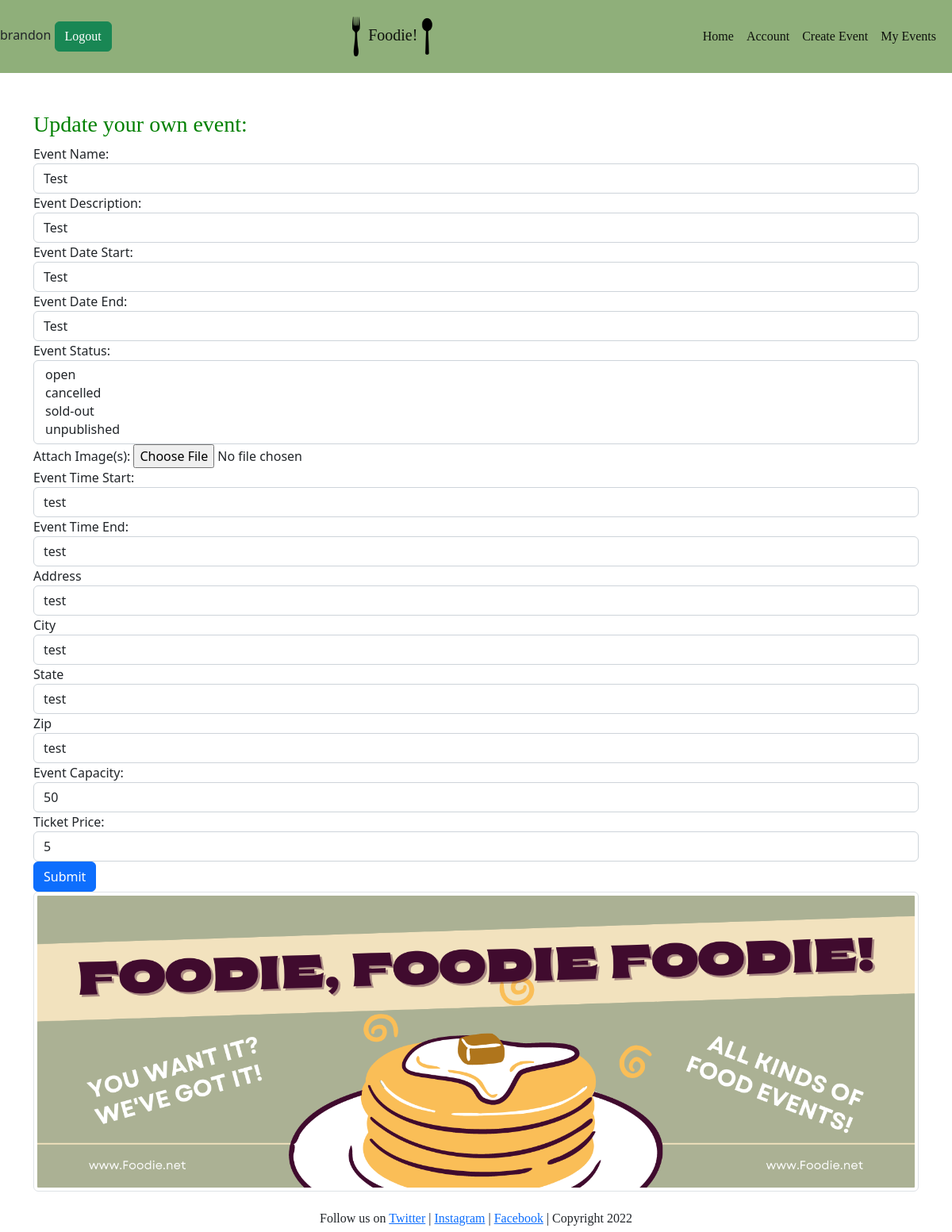
Page /events/update/1/ (signed in) on the committed database.
### models.py (models this page shows, shortened)
class User(db.Model, UserMixin):
    __tablename__ = 'users'
    id = db.Column(db.Integer, primary_key=True)
    name = db.Column(db.String(100), index=True, unique=True, nullable=False)
    emailid = db.Column(db.String(100), index=True, nullable=False)
    ph_number = db.Column(db.Integer, nullable=False)
    password_hash = db.Column(db.String(255), nullable=False)

class Event(db.Model):
    __tablename__ = 'events'
    id = db.Column(db.Integer, primary_key=True)
    owner_id = db.Column(db.Integer, db.ForeignKey('users.id'))
    name = db.Column(db.String(100))
    status = db.Column(db.Integer)
    description = db.Column(db.String(1000))
    date_start = db.Column(db.String(20))
    date_end = db.Column(db.String(20))
    image = db.Column(db.String(400))
    time_start = db.Column(db.String(10))
    time_end = db.Column(db.String(10))
    address = db.Column(db.String(100))
    city = db.Column(db.String(50))
    state = db.Column(db.String(50))
    zip = db.Column(db.String(6))
    capacity = db.Column(db.Integer)
    ticket_price = db.Column(db.Integer)
    reviews = db.relationship('Review', backref='event')
    def getStatus(self):
        if(self.status == 1):
            return "open"
        elif(self.status == 2):
            return "unpublished"
        elif(self.status == 3):
            return "sold-out"
        elif(self.status == 4):
            return "cancelled"

### events.py (the view, shortened to what this page needs)
@bp.route("/update/<id>/", methods=['GET', 'POST'])
@login_required
def update_event(id):
    event_to_update = Event.query.get_or_404(id)
    update_form = CreateEventForm()
    event_form = CreateEventForm()
    update_form.name.data = event_to_update.name
    update_form.description.data = event_to_update.description
    update_form.date_start.data = event_to_update.date_start
    update_form.date_end.data = event_to_update.date_end
    update_form.image = getImageData(event_to_update.image)
    update_form.status = [Event.getStatus(event_to_update)]
    update_form.time_start.data = event_to_update.time_start
    update_form.time_end.data = event_to_update.time_end
    update_form.address.data = event_to_update.address
    update_form.city.data = event_to_update.city
    update_form.state.data = event_to_update.state
    update_form.zip.data = event_to_update.zip
    update_form.capacity.data = event_to_update.capacity
    update_form.ticket_price.data = event_to_update.ticket_price
    return render_template('update.html', form=update_form)

### __init__.py (called while the page is built)
def create_app():
    app=Flask(__name__)
    app.debug=True
    app.secret_key='thisisasecretkey122'
    app.config['SQLALCHEMY_DATABASE_URI']='sqlite:///storage.db'
    db.init_app(app)
    bootstrap = Bootstrap4(app)
    login_manager = LoginManager()
    login_manager.login_view='auth.login'
    login_manager.init_app(app)
    from .models import User
    @login_manager.user_loader
    def load_user(user_id):
        return User.query.get(int(user_id))
    from .views import mainbp
    app.register_blueprint(mainbp)
    from .auth import bp
    app.register_blueprint(bp)
    from . import events
    app.register_blueprint(events.bp)
    @app.errorhandler(404)
    def not_found(e):
        return render_template('error.html'),404
    @app.errorhandler(500)
    def internal_error(e):
        return render_template('error.html'),500
    return app

### events.py (called while the page is built)
def getImageData(filePath):
    BASE_PATH = os.path.dirname(__file__)
    image_path = os.path.join(
        BASE_PATH, filePath
    )
    return image_path

### templates/update.html (shortened to what this page needs)
{% extends "base.html" %}
{% import "bootstrap/form.html" as wtf %}
{% block content %}
<div class="container">
    <div class="rom mt-5">
        <div class="col-md-12">
            <h3>Update your own event:</h3>
            {{wtf.render_form(form)}}
        </div>
    </div>
</div>
{% endblock %}

### templates/base.html (shortened to what this page needs)
<!doctype html>
<html lang="en">
    <head>
        <link href="https://cdn.jsdelivr.net/npm/bootstrap@5.2.1/dist/css/bootstrap.min.css" rel="stylesheet"
>
        <link href="CSS\styles.css" rel="stylesheet" type="text/css">
    </head>
    <body>
        <header>
          <nav class="navbar navbar-light" style="background-color:#8faf7a;">
            {% if current_user.is_authenticated %}
              <form class="form-inline">
                {{current_user.name}}
                <a class="btn btn-success" href="{{ url_for('auth.logout') }}"type="button" style="font-family:Cambria, Cochin, Georgia, Times, 'Times New Roman', serif;">Logout</a>
              </form>
            {% endif %}
              <nav class="navbar navbar-light">
                <div class="container-fluid">
                  <a class="navbar-brand" style="font-family:Cambria, Cochin, Georgia, Times, 'Times New Roman', serif;">
                    <img src="\static\img\fork-logo.png" class="fork" width="30" height="80">
                      Foodie!
                    <img src="\static\img\spoon-logo.png" class="spoon" width="30" height="80">
                  </a>
                </div>
              </nav>
              <nav class="navbar navbar-expand-lg" style="background-color:#8faf7a">
                <div class="container-fluid">
                  <div class="collapse navbar-collapse" style="font-family:Cambria, Cochin, Georgia, Times, 'Times New Roman', serif;" id="navbarNav">
                    <ul class="navbar-nav">
                      <li class="nav-item">
                        <a class="nav-link active" href="{{url_for('main.index')}}">Home</a>
                      </li>
                      <li class="nav-item">
                        <a class="nav-link active" href="{{url_for('main.booking_history')}}">Account</a>
                      </li>
                      <li class="nav-item">
                        <a class="nav-link active" href="{{url_for('event.create_update')}}">Create Event</a>
                      </li>
                      <li class="nav-item">
                        <a class="nav-link active" a href="{{url_for('main.my_events')}}">My Events</a>
                      </li>
                    </ul>
                  </div>
                </div>
              </nav>
          </nav>
        </header>
        {% block content %}
        {% endblock %}
<div class="container">
<img src="\static\img\foodie.png" class="img-thumbnail">
</div>
<footer>
<br>
<h6>Follow us on <a href="#">Twitter</a> | <a href="#">Instagram</a> | <a href="#">Facebook</a> | Copyright 2022</h6>
</footer>
</body>
</html>

### static/css/styles.css (style rules this page uses)
h3 { color: green;font-family:Cambria, Cochin, Georgia, Times, 'Times New Roman', serif; }
.fork { height: 50px; width: 15px }
.spoon { height: 50px; width: 15px; }
h6 { text-align: center;font-family:Cambria, Cochin, Georgia, Times, 'Times New Roman', serif; }

### templates/base.html (style rules this page uses)
h3 { color: green;font-family:Cambria, Cochin, Georgia, Times, 'Times New Roman', serif; }
.fork { height: 50px; width: 15px }
.spoon { height: 50px; width: 15px; }
h6 { text-align: center;font-family:Cambria, Cochin, Georgia, Times, 'Times New Roman', serif; }

### rows in the picture
User: name "brandon"
Event: name "Test", description "Test", date_start "Test", date_end "Test", status "open / cancelled / sold-out / unpublished", time_start "test", time_end "test", address "test", city "test", state "test", zip "test", capacity "50", ticket_price "5"
